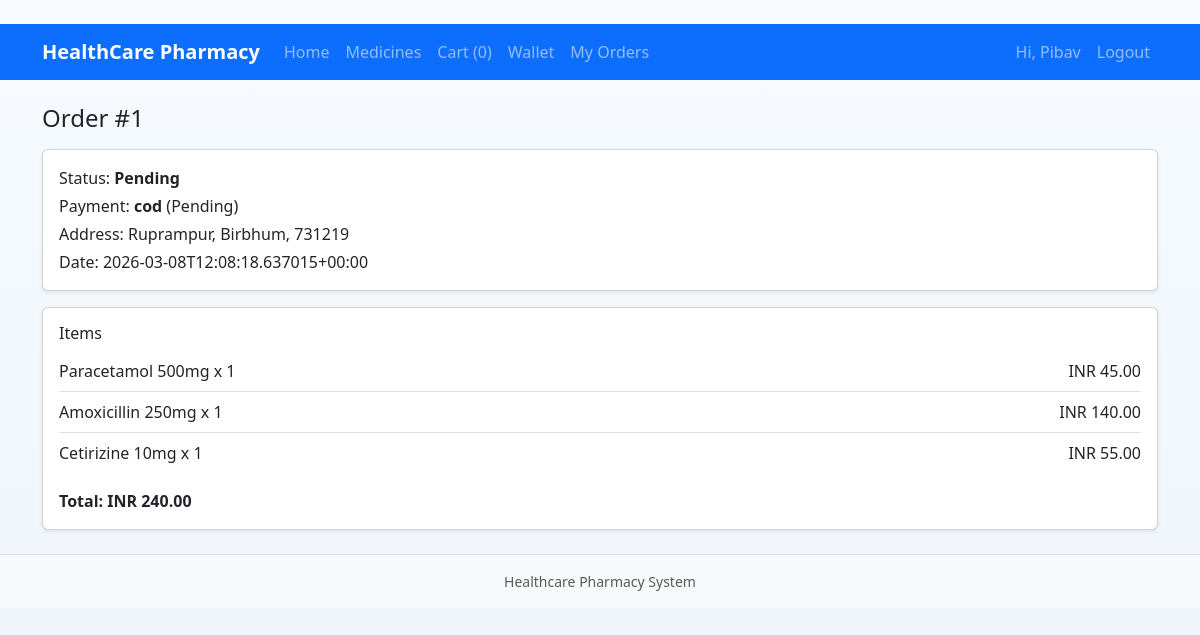
/orders/1 (signed in), run on the app's committed database.
### tables this page shows
CREATE TABLE users (
            id INTEGER PRIMARY KEY AUTOINCREMENT,
            name TEXT NOT NULL,
            email TEXT NOT NULL UNIQUE,
            password_hash TEXT NOT NULL,
            phone TEXT,
            address TEXT,
            is_admin INTEGER NOT NULL DEFAULT 0,
            created_at TEXT NOT NULL
        , last_login_at TEXT, last_login_ip TEXT, login_count INTEGER DEFAULT 0, wallet_balance REAL DEFAULT 0);

CREATE TABLE orders (
            id INTEGER PRIMARY KEY AUTOINCREMENT,
            user_id INTEGER NOT NULL,
            total_amount REAL NOT NULL,
            status TEXT NOT NULL DEFAULT 'Pending',
            shipping_address TEXT,
            created_at TEXT NOT NULL, payment_provider TEXT, payment_reference TEXT, payment_status TEXT DEFAULT 'Pending',
            FOREIGN KEY (user_id) REFERENCES users(id)
        );

CREATE TABLE order_items (
            id INTEGER PRIMARY KEY AUTOINCREMENT,
            order_id INTEGER NOT NULL,
            medicine_id INTEGER NOT NULL,
            quantity INTEGER NOT NULL,
            unit_price REAL NOT NULL,
            FOREIGN KEY (order_id) REFERENCES orders(id),
            FOREIGN KEY (medicine_id) REFERENCES medicines(id)
        );

CREATE TABLE medicines (
            id INTEGER PRIMARY KEY AUTOINCREMENT,
            name TEXT NOT NULL,
            category TEXT NOT NULL,
            description TEXT,
            price REAL NOT NULL,
            stock INTEGER NOT NULL DEFAULT 0,
            prescription_required INTEGER NOT NULL DEFAULT 0,
            image_filename TEXT,
            created_at TEXT NOT NULL
        );

### app.py (the view)
@app.route("/orders/<int:order_id>")
@login_required
def customer_order_detail(order_id: int):
    db = get_db()
    order = db.execute(
        """
        SELECT id, total_amount, status, payment_provider, payment_status, shipping_address, created_at
        FROM orders
        WHERE id = ? AND user_id = ?
        """,
        (order_id, session["user_id"]),
    ).fetchone()
    if not order:
        flash("Order not found.", "warning")
        return redirect(url_for("customer_orders"))
    items = db.execute(
        """
        SELECT oi.quantity, oi.unit_price, m.name
        FROM order_items oi
        JOIN medicines m ON m.id = oi.medicine_id
        WHERE oi.order_id = ?
        """,
        (order_id,),
    ).fetchall()
    return render_template("order_detail.html", order=order, items=items)

### app.py (called while the page is built)
def get_db() -> sqlite3.Connection:
    if "db" not in g:
        g.db = sqlite3.connect(DB_PATH)
        g.db.row_factory = sqlite3.Row
        g.db.execute("PRAGMA foreign_keys = ON")
    return g.db

def current_user():
    user_id = session.get("user_id")
    if not user_id:
        return None
    return get_db().execute("SELECT * FROM users WHERE id = ?", (user_id,)).fetchone()

def login_required(view):
    @wraps(view)
    def wrapped(*args, **kwargs):
        if not session.get("user_id"):
            flash("Please log in first.", "warning")
            return redirect(url_for("login"))
        return view(*args, **kwargs)
    return wrapped

@app.context_processor
def inject_global_context():
    cart = session.get("cart", {})
    cart_count = sum(int(qty) for qty in cart.values())
    return {"current_user": current_user(), "cart_count": cart_count, "admin_logged_in": bool(session.get("admin_id"))}

### templates/order_detail.html (shortened to what this page needs)
﻿{% extends 'base.html' %}
{% block content %}
<h1 class="h4 mb-3">Order #{{ order.id }}</h1>
<div class="card shadow-sm mb-3">
  <div class="card-body">
    <p class="mb-1">Status: <strong>{{ order.status }}</strong></p>
    <p class="mb-1">Payment: <strong>{{ order.payment_provider or '-' }}</strong> ({{ order.payment_status or '-' }})</p>
    <p class="mb-1">Address: {{ order.shipping_address }}</p>
    <p class="mb-0">Date: {{ order.created_at }}</p>
  </div>
</div>
<div class="card shadow-sm">
  <div class="card-body">
    <h2 class="h6">Items</h2>
    <ul class="list-group list-group-flush">
      {% for item in items %}
      <li class="list-group-item d-flex justify-content-between px-0">
        <span>{{ item.name }} x {{ item.quantity }}</span>
        <span>INR {{ '%.2f'|format(item.unit_price * item.quantity) }}</span>
      </li>
      {% endfor %}
    </ul>
    <div class="mt-3 fw-bold">Total: INR {{ '%.2f'|format(order.total_amount) }}</div>
  </div>
</div>
{% endblock %}

### templates/base.html (shortened to what this page needs)
﻿<!doctype html>
<html lang="en">
<head>
  <link href="https://cdn.jsdelivr.net/npm/bootstrap@5.3.3/dist/css/bootstrap.min.css" rel="stylesheet" />
  <link rel="stylesheet" href="{{ url_for('static', filename='css/style.css') }}" />
</head>
<body>
<nav class="navbar navbar-expand-lg navbar-dark bg-primary sticky-top">
  <div class="container">
    <a class="navbar-brand fw-bold" href="{{ url_for('index') }}">HealthCare Pharmacy</a>
    <div class="collapse navbar-collapse" id="mainNav">
      <ul class="navbar-nav me-auto">
        <li class="nav-item"><a class="nav-link" href="{{ url_for('index') }}">Home</a></li>
        <li class="nav-item"><a class="nav-link" href="{{ url_for('medicines') }}">Medicines</a></li>
        <li class="nav-item"><a class="nav-link" href="{{ url_for('cart') }}">Cart ({{ cart_count }})</a></li>
        {% if current_user %}
        <li class="nav-item"><a class="nav-link" href="{{ url_for('wallet') }}">Wallet</a></li>
        <li class="nav-item"><a class="nav-link" href="{{ url_for('customer_orders') }}">My Orders</a></li>
        {% endif %}
      </ul>
      <ul class="navbar-nav">
        {% if current_user %}
          <li class="nav-item"><span class="nav-link">Hi, {{ current_user.name }}</span></li>
          <li class="nav-item"><a class="nav-link" href="{{ url_for('logout') }}">Logout</a></li>
        {% else %}
          <li class="nav-item"><a class="nav-link" href="{{ url_for('login') }}">Customer Login</a></li>
          <li class="nav-item"><a class="nav-link" href="{{ url_for('register') }}">Customer Register</a></li>
        {% endif %}
      </ul>
    </div>
  </div>
</nav>
<main class="container py-4">
  {% block content %}{% endblock %}
</main>
<footer class="bg-light border-top py-3">
  <div class="container text-center small text-muted">
    Healthcare Pharmacy System
  </div>
</footer>
</body>
</html>

### static/css/style.css (style rules this page uses)
body { background: linear-gradient(180deg, #f7fbff 0%, #edf4fa 100%); min-height: 100vh; }

### data on the page
users: name "Pibav"
orders: id "1", status "Pending", payment_provider "cod", payment_status "Pending", shipping_address "Ruprampur, Birbhum, 731219", created_at "2026-03-08T12:08:18.637015+00:00", total_amount "240.00"
order_items: name "Paracetamol 500mg", quantity "1", item.unit_price*item.quantity "45.00"
order_items: name "Amoxicillin 250mg", quantity "1", item.unit_price*item.quantity "140.00"
order_items: name "Cetirizine 10mg", quantity "1", item.unit_price*item.quantity "55.00"

### other printed values
{{ cart_count }} "0"
